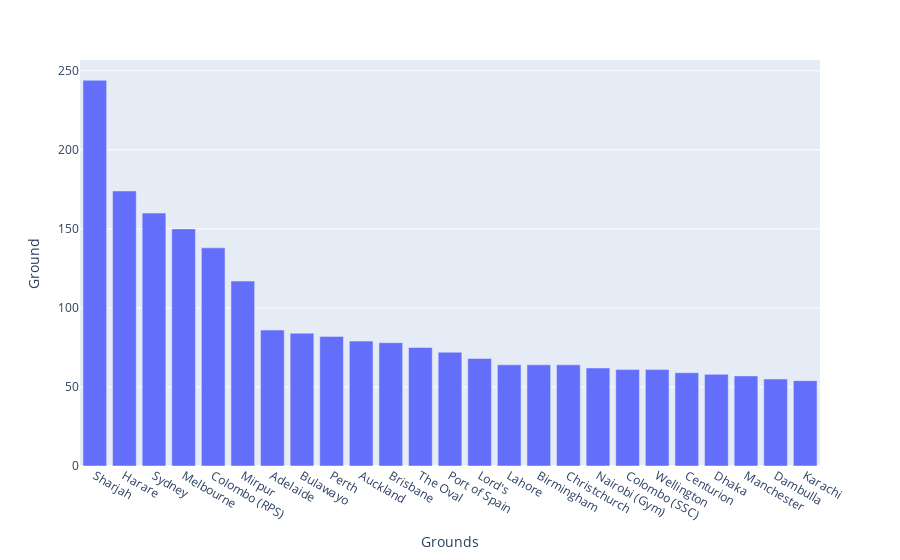

The cell this chart's notebook holds for it:
### Markdown cell above
# Top Venues

### Code cell
grounds=df['Ground'].value_counts()
grounds=pd.DataFrame(grounds)
grounds['Grounds']=grounds.index
grounds.reset_index(drop=True,inplace=True)
grounds=grounds[:25]
fig = px.bar(grounds, x="Grounds", y="Ground") 
fig.show()

### Figure 1 — Plotly figure (JSON) as saved in the notebook; plotly's stock layout.template omitted (floating-point values rounded to 4 significant figures)
{"data": [{"alignmentgroup": "True", "hovertemplate": "Grounds=%{x}<br>Ground=%{y}<extra></extra>", "legendgroup": "", "marker": {"color": "#636efa", "pattern": {"shape": ""}}, "name": "", "offsetgroup": "", "orientation": "v", "showlegend": false, "textposition": "auto", "type": "bar", "x": ["Sharjah", "Harare", "Sydney", "Melbourne", "Colombo (RPS)", "Mirpur", "Adelaide", "Bulawayo", "Perth", "Auckland", "Brisbane", "The Oval", "Port of Spain", "Lord's", "Lahore", "Birmingham", "Christchurch", "Nairobi (Gym)", "Colombo (SSC)", "Wellington", "Centurion", "Dhaka", "Manchester", "Dambulla", "Karachi"], "xaxis": "x", "y": [244, 174, 160, 150, 138, 117, 86, 84, 82, 79, 78, 75, 72, 68, 64, 64, 64, 62, 61, 61, 59, 58, 57, 55, 54], "yaxis": "y"}], "layout": {"barmode": "relative", "legend": {"tracegroupgap": 0}, "margin": {"t": 60}, "xaxis": {"anchor": "y", "domain": [0, 1], "title": {"text": "Grounds"}}, "yaxis": {"anchor": "x", "domain": [0, 1], "title": {"text": "Ground"}}}}
